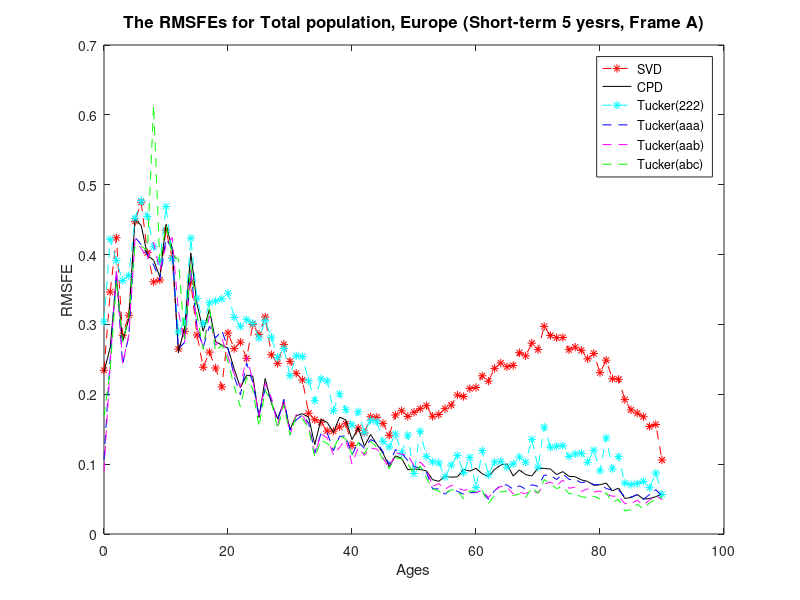
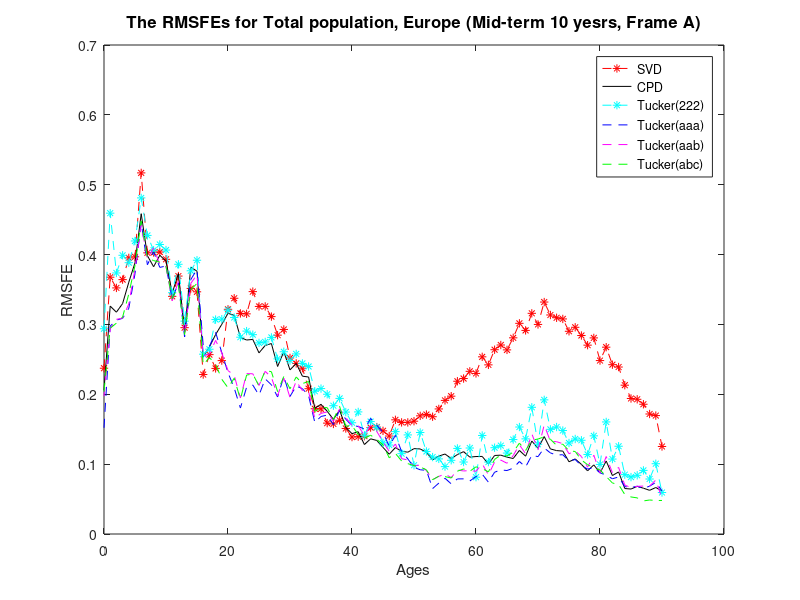

These charts were generated, in order, by the following MATLAB code: (Note: this script raises an error after producing the figures.)
ag=91;
% short-term 5years
cpd_5=load('rmse_A5_EUR_CPD.mat');
svd_5=load('rmse_A5_EUR_SVD.mat');
tucker_5222=load('rmse_A5_EUR_tucker222.mat');
tucker_5aaa=load('rmse_A5_EUR_tuckeraaa.mat');
tucker_5aab=load('rmse_A5_EUR_tuckeraab.mat');
tucker_5abc=load('rmse_A5_EUR_tuckerabc.mat');
cpd5=cpd_5.RMSEage_TS;
svd5=svd_5.RMSEage_LC;
tucker5222=tucker_5222.RMSEage_TS;
tucker5aaa=tucker_5aaa.RMSEage_TS;
tucker5aab=tucker_5aab.RMSEage_TS;
tucker5abc=tucker_5abc.RMSEage_TS;

figure(1);
plot(0:(ag-1),svd5(:,1),'r--*',0:(ag-1),cpd5(:,1),'k',0:(ag-1),tucker5222(:,1),'c--*',0:(ag-1),tucker5aaa(:,1),'b--',0:(ag-1),tucker5aab(:,1),'m--',0:(ag-1),tucker5abc(:,1),'g--')
xlabel('Ages') 
ylabel('RMSFE')
title('The RMSFEs for Total population, Europe (Short-term 5 yesrs, Frame A)','FontSize',12)
legend('SVD','CPD','Tucker(222)','Tucker(aaa)','Tucker(aab)','Tucker(abc)')

% mid-term 10 years
cpd_10=load('rmse_A10_EUR_CPD.mat');
svd_10=load('rmse_A10_EUR_SVD.mat');
tucker_10222=load('rmse_A10_EUR_tucker222.mat');
tucker_10aaa=load('rmse_A10_EUR_tuckeraaa.mat');
tucker_10aab=load('rmse_A10_EUR_tuckeraab.mat');
tucker_10abc=load('rmse_A10_EUR_tuckerabc.mat');

cpd10=cpd_10.RMSEage_TS;
svd10=svd_10.RMSEage_LC;
tucker10222=tucker_10222.RMSEage_TS;
tucker10aaa=tucker_10aaa.RMSEage_TS;
tucker10aab=tucker_10aab.RMSEage_TS;
tucker10abc=tucker_10abc.RMSEage_TS;

figure(2);
plot(0:(ag-1),svd10(:,1),'r--*',0:(ag-1),cpd10(:,1),'k',0:(ag-1),tucker10222(:,1),'c--*',0:(ag-1),tucker10aaa(:,1),'b--',0:(ag-1),tucker10aab(:,1),'m--',0:(ag-1),tucker10abc(:,1),'g--')
xlabel('Ages') 
ylabel('RMSFE')
title('The RMSFEs for Total population, Europe (Mid-term 10 yesrs, Frame A)','FontSize',12)
legend('SVD','CPD','Tucker(222)','Tucker(aaa)','Tucker(aab)','Tucker(abc)')

% long-term 20 years
cpd_20=load('rmse_A20_EUR_CPD.mat');
svd_20=load('rmse_A20_EUR_SVD.mat');
tucker_20222=load('rmse_A20_EUR_tucker222.mat');
tucker_20aaa=load('rmse_A20_EUR_tuckeraaa.mat');
tucker_20aab=load('rmse_A20_EUR_tuckeraab.mat');
tucker_20abc=load('rmse_A20_EUR_tuckerabc.mat');

cpd20=cpd_20.RMSEage_TS;
svd20=svd_20.RMSEage_LC;
tucker20222=tucker_20222.RMSEage_TS;
tucker20aaa=tucker_20aaa.RMSEage_TS;
tucker20aab=tucker_20aab.RMSEage_TS;
tucker20abc=tucker_20abc.RMSEage_TS;

figure(3);
plot(0:(ag-1),svd20(:,1),'r--*',0:(ag-1),cpd20(:,1),'k',0:(ag-1),tucker20222(:,1),'c--*',0:(ag-1),tucker20aaa(:,1),'b--',0:(ag-1),tucker20aab(:,1),'m--',0:(ag-1),tucker20abc(:,1),'g--')
xlabel('Ages') 
ylabel('RMSFE')
title('The RMSFEs for Total population, Europe (Long-term 20 yesrs, Frame A)','FontSize',12)
legend('SVD','CPD','Tucker(222)','Tucker(aaa)','Tucker(aab)','Tucker(abc)')

% Extra-term 30 years
cpd_30=load('rmse_A20_EUR_CPD.mat');
svd_30=load('rmse_A20_EUR_SVD.mat');
tucker_30222=load('rmse_A30_EUR_tucker222.mat');
tucker_30aaa=load('rmse_A30_EUR_tuckeraaa.mat');
tucker_30aab=load('rmse_A30_EUR_tuckeraab.mat');
tucker_30abc=load('rmse_A30_EUR_tuckerabc.mat');

cpd30=cpd_30.RMSEage_TS;
svd30=svd_30.RMSEage_LC;
tucker30222=tucker_30222.RMSEage_TS;
tucker30aaa=tucker_30aaa.RMSEage_TS;
tucker30aab=tucker_30aab.RMSEage_TS;
tucker30abc=tucker_30abc.RMSEage_TS;

figure(4);
plot(0:(ag-1),svd30(:,1),'r--*',0:(ag-1),cpd30(:,1),'k',0:(ag-1),tucker30222(:,1),'c--*',0:(ag-1),tucker30aaa(:,1),'b--',0:(ag-1),tucker30aab(:,1),'m--',0:(ag-1),tucker30abc(:,1),'g--')
xlabel('Ages') 
ylabel('RMSFE')
title('The RMSFEs for Total population, Europe (Extra-term 30 yesrs, Frame A)','FontSize',12)
legend('SVD','CPD','Tucker(222)','Tucker(aaa)','Tucker(aab)','Tucker(abc)')
